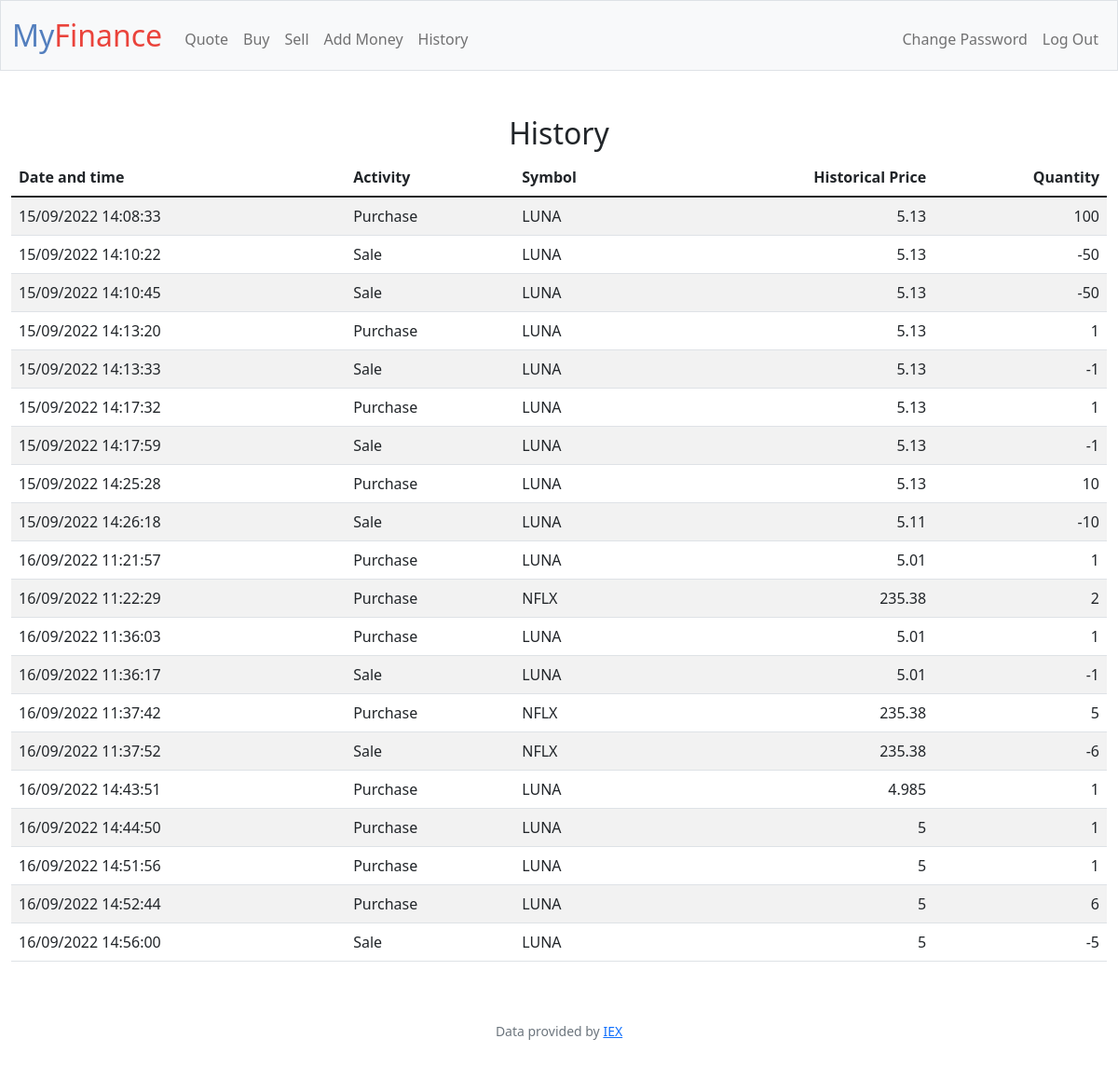
Screenshot of /history (signed in) with the database file from the repository.
### tables this page shows
CREATE TABLE history (id INTEGER PRIMARY KEY, user_id INTEGER, date TEXT,  activity TEXT, symbol TEXT, price NUMERIC, qty INTEGER);

### app.py (the view)
@app.route("/history")
@login_required
def history():
    history_rows = db.execute("SELECT date, activity, symbol, price, qty FROM history WHERE user_id = ?", session["user_id"])
    return render_template("history.html", history_rows=history_rows)

### app.py (called while the page is built)
@app.after_request
def after_request(response):
    response.headers["Cache-Control"] = "no-cache, no-store, must-revalidate"
    response.headers["Expires"] = 0
    response.headers["Pragma"] = "no-cache"
    return response

### helpers.py (called while the page is built)
def login_required(f):
    @wraps(f)
    def decorated_function(*args, **kwargs):
        if session.get("user_id") is None:
            return redirect("/login")
        return f(*args, **kwargs)
    return decorated_function

### templates/history.html (shortened to what this page needs)
{% extends "layout.html" %}
{% block main %}
<h2>History</h2>
<table class="table table-striped">
    <thead>
        <tr>
            <th class="text-start">Date and time</th>
            <th class="text-start">Activity</th>
            <th class="text-start">Symbol</th>
            <th class="text-end">Historical Price</th>
            <th class="text-end">Quantity</th>
        </tr>
    </thead>
    <tbody>
        {% for row in history_rows %}
            <tr>
                <td class="text-start">{{ row["date"] }}</td>
                <td class="text-start">{{ row["activity"] }}</td>
                <td class="text-start">{{ row["symbol"] }}</td>
                <td class="text-end">{{ row["price"] }}</td>
                <td class="text-end">{{ row["qty"] }}</td>
            </tr>
        {% endfor %}
    </tbody>
</table>
{% endblock %}

### templates/layout.html (shortened to what this page needs)
<!DOCTYPE html>
<html lang="en">
    <head>
        <link href="https://cdn.jsdelivr.net/npm/bootstrap@5.1.3/dist/css/bootstrap.min.css" rel="stylesheet">
        <link href="/static/styles.css" rel="stylesheet">
    </head>
    <body>
        <nav class="bg-light border navbar navbar-expand-md navbar-light">
            <div class="container-fluid">
                <a class="navbar-brand" href="/"><span class="blue">My</span><span class="red">Finance</span></a>
                <div class="collapse navbar-collapse" id="navbar">
                    {% if session["user_id"] %}
                        <ul class="navbar-nav me-auto mt-2">
                            <li class="nav-item"><a class="nav-link" href="/quote">Quote</a></li>
                            <li class="nav-item"><a class="nav-link" href="/buy">Buy</a></li>
                            <li class="nav-item"><a class="nav-link" href="/sell">Sell</a></li>
                            <li class="nav-item"><a class="nav-link" href="/add">Add Money</a></li>
                            <li class="nav-item"><a class="nav-link" href="/history">History</a></li>
                        </ul>
                        <ul class="navbar-nav ms-auto mt-2">
                            <li class="nav-item"><a class="nav-link" href="/change">Change Password</a></li>
                            <li class="nav-item"><a class="nav-link" href="/logout">Log Out</a></li>
                        </ul>
                    {% else %}
                        <ul class="navbar-nav ms-auto mt-2">
                            <li class="nav-item"><a class="nav-link" href="/register">Register</a></li>
                            <li class="nav-item"><a class="nav-link" href="/login">Log In</a></li>
                        </ul>
                    {% endif %}
                </div>
            </div>
        </nav>
        <main class="container-fluid py-5 text-center">
            {% block main %}{% endblock %}
        </main>
        <footer class="mb-5 small text-center text-muted">
            Data provided by <a href="https://iexcloud.io/">IEX</a>
        </footer>
    </body>
</html>

### static/styles.css (style rules this page uses)
nav .navbar-brand { font-size: xx-large; }
nav .navbar-brand .blue { color: #537fbe; }
nav .navbar-brand .red { color: #ea433b; }

### rows the page displays
history: date "15/09/2022 14:08:33", activity "Purchase", symbol "LUNA", price "5.13", qty "100"
history: date "15/09/2022 14:10:22", activity "Sale", symbol "LUNA", price "5.13", qty "-50"
history: date "15/09/2022 14:10:45", activity "Sale", symbol "LUNA", price "5.13", qty "-50"
history: date "15/09/2022 14:13:20", activity "Purchase", symbol "LUNA", price "5.13", qty "1"
history: date "15/09/2022 14:13:33", activity "Sale", symbol "LUNA", price "5.13", qty "-1"
history: date "15/09/2022 14:17:32", activity "Purchase", symbol "LUNA", price "5.13", qty "1"
history: date "15/09/2022 14:17:59", activity "Sale", symbol "LUNA", price "5.13", qty "-1"
history: date "15/09/2022 14:25:28", activity "Purchase", symbol "LUNA", price "5.13", qty "10"
history: date "15/09/2022 14:26:18", activity "Sale", symbol "LUNA", price "5.11", qty "-10"
history: date "16/09/2022 11:21:57", activity "Purchase", symbol "LUNA", price "5.01", qty "1"
history: date "16/09/2022 11:22:29", activity "Purchase", symbol "NFLX", price "235.38", qty "2"
history: date "16/09/2022 11:36:03", activity "Purchase", symbol "LUNA", price "5.01", qty "1"
history: date "16/09/2022 11:36:17", activity "Sale", symbol "LUNA", price "5.01", qty "-1"
history: date "16/09/2022 11:37:42", activity "Purchase", symbol "NFLX", price "235.38", qty "5"
history: date "16/09/2022 11:37:52", activity "Sale", symbol "NFLX", price "235.38", qty "-6"
history: date "16/09/2022 14:43:51", activity "Purchase", symbol "LUNA", price "4.985", qty "1"
history: date "16/09/2022 14:44:50", activity "Purchase", symbol "LUNA", price "5", qty "1"
history: date "16/09/2022 14:51:56", activity "Purchase", symbol "LUNA", price "5", qty "1"
history: date "16/09/2022 14:52:44", activity "Purchase", symbol "LUNA", price "5", qty "6"
history: date "16/09/2022 14:56:00", activity "Sale", symbol "LUNA", price "5", qty "-5"
